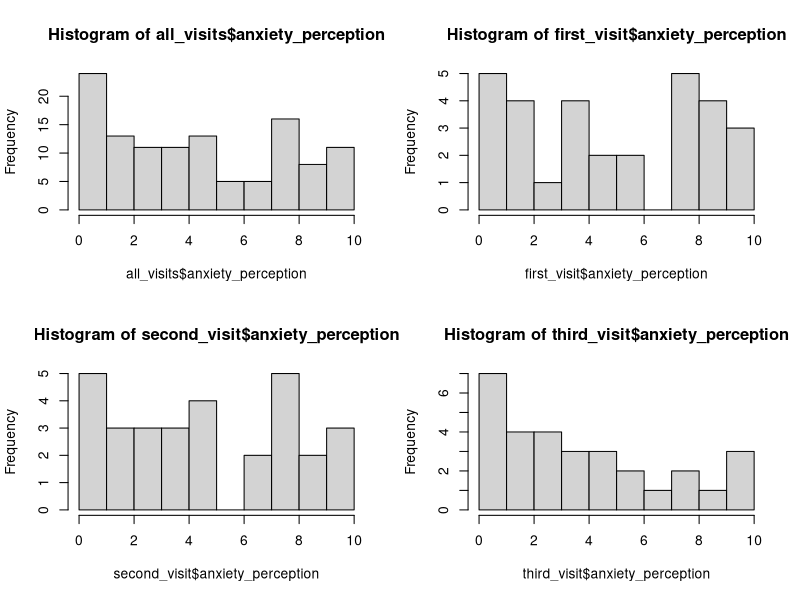
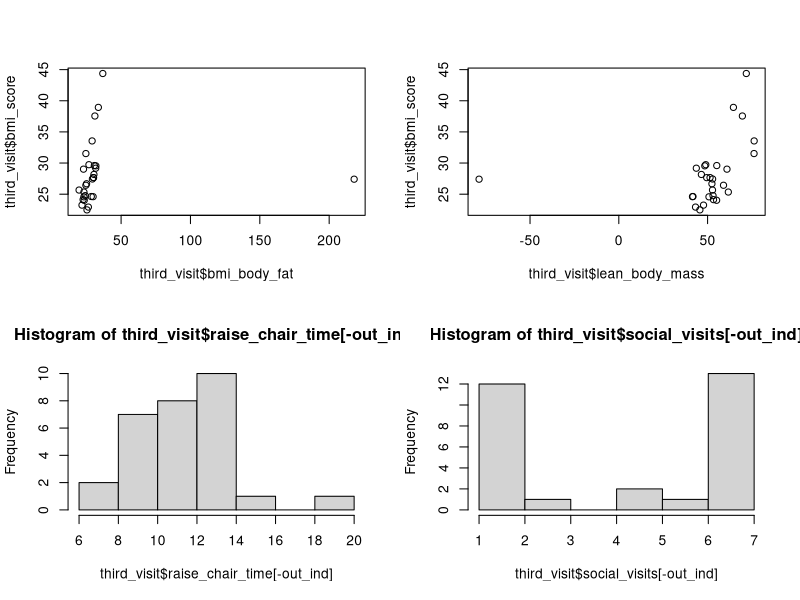

These figures' R source, in order:
# STAT 228 Final Project
# Cleaning & variable selection v3
# 4/24/23

# read in original dataset
all_visits <- read.csv('Virtual Patient Models_Dataset.csv')

dim(all_visits)
names(all_visits)

table(all_visits$clinical_visit)
# 30 participants made 3 visits, 27 participants made all 4 visits

# ---------------------------------- #
# use data from the third visit only

first_visit <- all_visits[all_visits$clinical_visit==1,]
second_visit <- all_visits[all_visits$clinical_visit==2,]
third_visit <- all_visits[all_visits$clinical_visit==3,]

# distribution from second visit most closely matches overall
par(mfrow=c(2,2))
hist(all_visits$anxiety_perception)
hist(first_visit$anxiety_perception, breaks=10)
hist(second_visit$anxiety_perception, breaks=10)
hist(third_visit$anxiety_perception, breaks=10)

# BUT third trial has least missingness
missing <- (is.na(first_visit) | first_visit == 999)
missing_sum <- apply(missing, 2, sum)
missing_sum[which(missing_sum > 0)]

missing <- (is.na(second_visit) | second_visit == 999)
missing_sum <- apply(missing, 2, sum)
missing_sum[which(missing_sum > 0)]

missing <- (is.na(third_visit) | third_visit == 999)
missing_sum <- apply(missing, 2, sum)
missing_sum[which(missing_sum > 0)]
# variables with missingness: 
# raise_chair_time     bmi_body_fat   lean_body_mass        mna_total 
#                1                2                2               30 
#    social_visits    stairs_number 
#                1               30 


third_visit <- all_visits[all_visits$clinical_visit==3,]

# ---------------------------------- #
# impute bmi_body_fat
third_visit$part_id[which(is.na(third_visit$bmi_body_fat))]

# impute from regression
all_visits$bmi_body_fat[all_visits$part_id==2117] # missing all 4 trials

plot(third_visit$bmi_body_fat, third_visit$bmi_score)
third_visit$bmi_body_fat[18] <- 21.8 #clean outlier

lm.bodyfat <- lm(bmi_body_fat~bmi_score, data=third_visit) 
bodyfat2117 <- predict(lm.bodyfat, newdata=third_visit[third_visit$part_id==2117,])
third_visit$bmi_body_fat[third_visit$part_id==2117] <- bodyfat2117

# impute from fourth visit
bodyfat2584 <- all_visits$bmi_body_fat[all_visits$part_id==2584] 
third_visit$bmi_body_fat[third_visit$part_id==2584] <- bodyfat2584[4] 

# ---------------------------------- #
# impute lean_body_mass
third_visit$part_id[which(is.na(third_visit$lean_body_mass))]

# impute from regression
plot(third_visit$lean_body_mass, third_visit$bmi_score)
third_visit$lean_body_mass[18] <- 78.7060 #clean outlier

lm.lean <- lm(lean_body_mass~bmi_score, data=third_visit)
lean2117 <- predict(lm.lean, newdata=third_visit[third_visit$part_id==2117,])
third_visit$lean_body_mass[third_visit$part_id==2117] <- lean2117

# impute from fourth visit
lean2584 <- all_visits$lean_body_mass[all_visits$part_id==2584] 
third_visit$lean_body_mass[third_visit$part_id==2584] <- lean2584[4] 

# ---------------------------------- #
# impute stairs_numbers
stairs <- all_visits$stairs_number[all_visits$clinical_visit==1]
third_visit$stairs_number <- stairs

#drop mna_total
mnaindex <- which(colnames(third_visit)=="mna_total")
third_visit <- third_visit[,-mnaindex]

# ---------------------------------- #
# deal with 999 values in raise_chair_time and social_visits 
out_ind <- which(third_visit$raise_chair_time == 999)
hist(third_visit$raise_chair_time[-out_ind])
third_visit$raise_chair_time[out_ind] <- mean(third_visit$raise_chair_time[-out_ind])

out_ind <- which(third_visit$social_visits == 999)
hist(third_visit$social_visits[-out_ind])
third_visit$social_visits[out_ind] <- mean(third_visit$social_visits[-out_ind])

# remove house_suitable_professional and house_suitable_professional
names(third_visit)
third_visit <- third_visit[,-c(44, 45)]

# ---------------------------------- #
# double check missingness
missing <- (is.na(third_visit) | third_visit == 999)
missing_sum <- apply(missing, 2, sum)
missing_sum[which(missing_sum > 0)]

# export to csv
write.csv(third_visit, "clean_v4.csv", row.names=FALSE)
